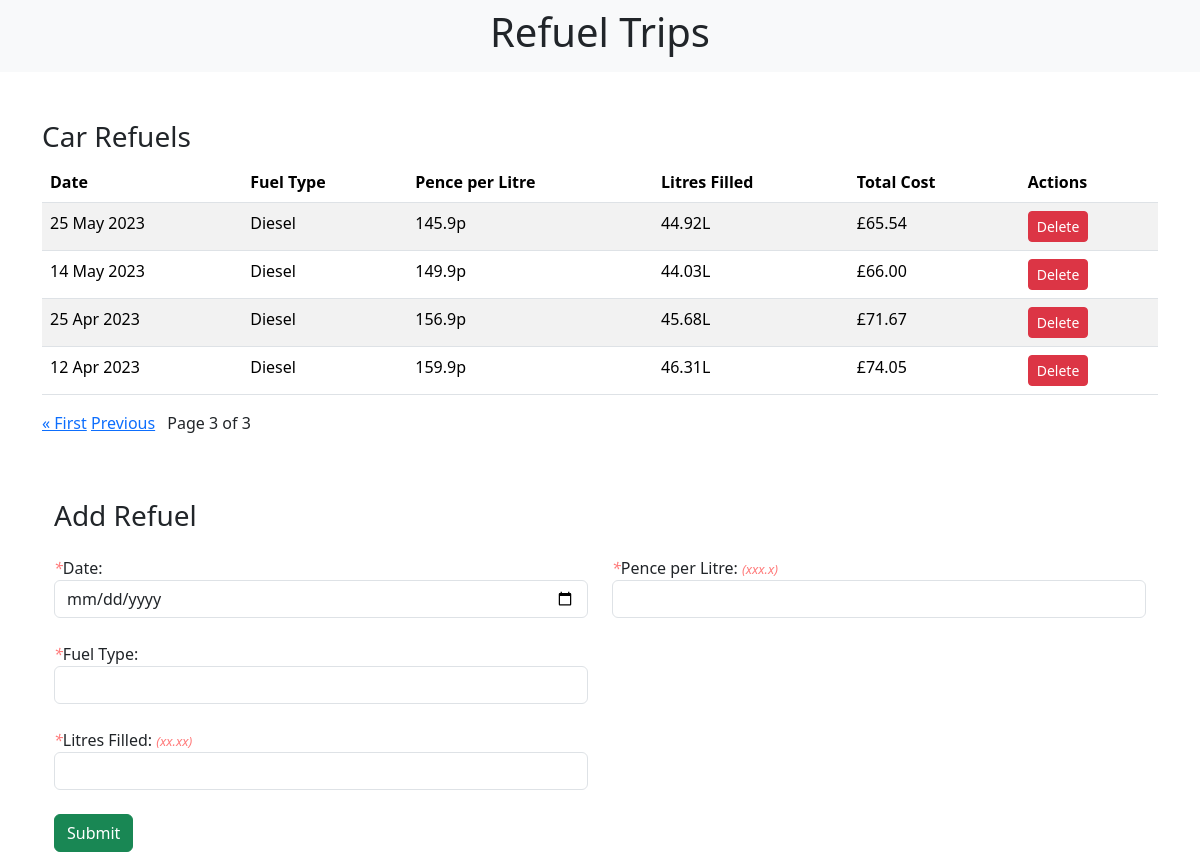
/?page=3, run on the app's committed database.
### refuels/models.py (models this page shows, shortened)
class RefuelSession(models.Model):
    date = models.DateField()
    fuel_type = models.CharField(max_length=20)
    pence_per_litre = models.DecimalField(max_digits=4, decimal_places=1)
    litres_filled = models.DecimalField(max_digits=5, decimal_places=2)
    total_cost = models.DecimalField(max_digits=5, decimal_places=2)

### refuels/views.py (the view)
# urls.py: path('', include('refuels.urls')),
def refuels(request):
    items = RefuelSession.objects.order_by('-date')  # Sort by date from newest to oldest
    paginator = Paginator(items, 6)
    page = request.GET.get('page')
    try:
        refuels = paginator.page(page)
    except PageNotAnInteger:
        refuels = paginator.page(1)
    except EmptyPage:
        refuels = paginator.page(paginator.num_pages)
    if request.method == 'DELETE':
        refuel_id = request.POST.get('refuel_id')
        refuel = get_object_or_404(RefuelSession, pk=refuel_id)
        refuel.delete()
        return JsonResponse({'message': 'Refuel session deleted successfully'}, status=200)
    elif request.method == 'POST':
        form = RefuelForm(request.POST)
        if form.is_valid():
            form.save()
            return HttpResponseRedirect('/')
    else:
        form = RefuelForm()
    return render(request, 'refuel_form.html', {'form': form, 'refuels': refuels})

### refuels/forms.py
class RefuelForm(forms.ModelForm):
    class Meta:
        model = RefuelSession
        fields = ['date', 'fuel_type', 'pence_per_litre', 'litres_filled']

### refuels/templates/refuel_form.html (shortened to what this page needs)
{% extends 'base.html' %}
{% block content %}
<br><br>
    <div class="table-responsive">
        <h3>Car Refuels</h3>
        <table class="table table-striped">
            <thead>
                <tr>
                    <th>Date</th>
                    <th>Fuel Type</th>
                    <th>Pence per Litre</th>
                    <th>Litres Filled</th>
                    <th>Total Cost</th>
                    <th>Actions</th>
                </tr>
            </thead>
            <tbody>
                {% for refuel in refuels|dictsortreversed:"date" %}
                    <tr>
                        <td>{{ refuel.date|date:'d M Y' }}</td>
                        <td>{{ refuel.fuel_type }}</td>
                        <td>{{ refuel.pence_per_litre }}p</td>
                        <td>{{ refuel.litres_filled }}L</td>
                        <td>£{{ refuel.total_cost }}</td>
                        <td>
                            <button class="btn btn-danger btn-sm delete-refuel" data-refuel-id="{{ refuel.id }}" data-csrf-token="{{ csrf_token }}">Delete</button>
                        </td>
                    </tr>
                {% endfor %}
            </tbody>
        </table>
    </div>
    <div class="pagination">
        <p class="step-links">
            {% if refuels.has_previous %}
                <a href="?page=1">&laquo; First</a>
                <a href="?page={{ refuels.previous_page_number }}">Previous</a>
            {% endif %}
            <p class="current">
                &ensp; Page {{ refuels.number }} of {{ refuels.paginator.num_pages }} &ensp;
            </p>
        </p>
    </div>
    <div class="container mt-5">
        <h3 class="mb-4">Add Refuel</h3>
        <form method="post">
            <div class="row">
                <div class="col-md-6">
                    <div class="form-group">
                        <label for="date"><span>*</span>Date:</label>
                        <input type="date" class="form-control" id="date" name="date">
                        <br>
                    </div>
                    <div class="form-group">
                        <label for="fuel_type"><span>*</span>Fuel Type:</label>
                        <input type="text" class="form-control" id="fuel_type" name="fuel_type">
                        <br>
                    </div>
                    <div class="form-group">
                        <label for="litres_filled"><span>*</span>Litres Filled: <span class="field-hint">(xx.xx)</span></label>
                        <input type="number" class="form-control" id="litres_filled" name="litres_filled" step="0.01">
                        <br>
                    </div>
                </div>
                <div class="col-md-6">
                    <div class="form-group">
                        <label for="pence_per_litre"><span>*</span>Pence per Litre: <span class="field-hint">(xxx.x)</span></label>
                        <input type="number" class="form-control" id="pence_per_litre" name="pence_per_litre" step="0.01">
                        <br>
                    </div>
                </div>
            </div>
            <button type="submit" class="btn btn-success">Submit</button>
        </form>
    </div>
{% endblock %}

### refuels/templates/base.html (style rules this page uses)
span { color: #ff7a7a; font-style: italic; }
.field-hint { font-size: small; }

### data on the page
RefuelSession: date "25 May 2023", fuel_type "Diesel", pence_per_litre "145.9", litres_filled "44.92", total_cost "65.54"
RefuelSession: date "14 May 2023", fuel_type "Diesel", pence_per_litre "149.9", litres_filled "44.03", total_cost "66.00"
RefuelSession: date "25 Apr 2023", fuel_type "Diesel", pence_per_litre "156.9", litres_filled "45.68", total_cost "71.67"
RefuelSession: date "12 Apr 2023", fuel_type "Diesel", pence_per_litre "159.9", litres_filled "46.31", total_cost "74.05"

### other printed values
{{ refuels.number }} "3"
{{ refuels.paginator.num_pages }} "3"
